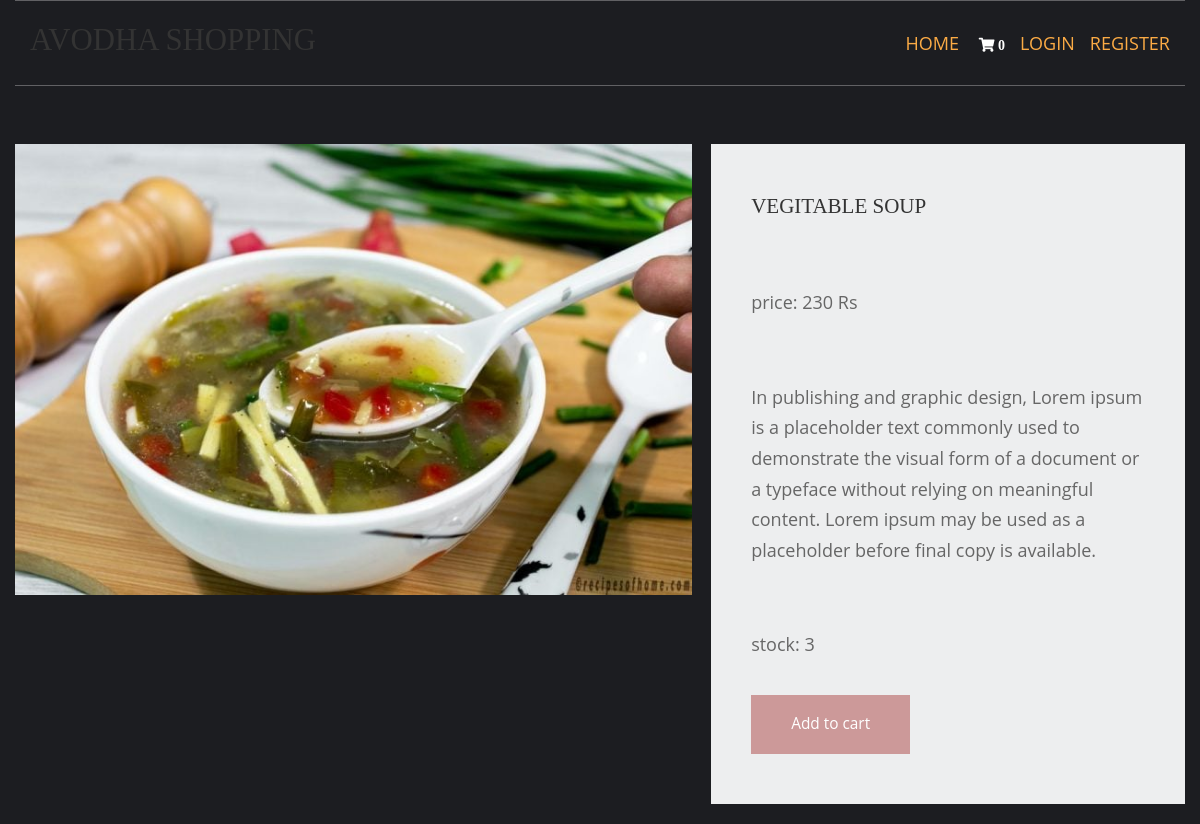
The page /vegitable-recipe/vegitable-soup on the database its author committed.
### shop/models.py (models this page shows, shortened)
class products(models.Model):
    name=models.CharField(max_length=250,unique=True)
    slug=models.SlugField(max_length=250,unique=True)
    img=models.ImageField(upload_to='product')
    desc=models.TextField()
    stock=models.IntegerField()
    avaliable=models.BooleanField()
    price=models.IntegerField()
    category=models.ForeignKey(categ,on_delete=models.CASCADE)

### shop/views.py (the view)
# urls.py: path('<slug:c_slug>/<slug:product_slug>',views.prodDetails,name="details"),
def prodDetails(request,c_slug,product_slug):
    try:
        prod=products.objects.get(category__slug=c_slug,slug=product_slug)
    except Exception as e:
        raise e
    return render(request,'item.html',{'pr':prod})

### cart/context_processor.py (called while the page is built)
def count(request):
    item_count=0
    if 'admin' in request.path:
        return{}
    else:
        try:
            ct=cartlist.objects.filter(cart_id=c_id(request))
            cti=items.objects.all().filter(cart=ct[:1])
            for c in cti:
                item_count += c.quan
        except cartlist.DoesNotExist:
            item_count=0
        return dict(itc=item_count)

### cart/views.py (called while the page is built)
def c_id(request):
    ct_id=request.session.session_key
    if not ct_id:
        ct_id=request.session.create()
    return ct_id

### templates/item.html (shortened to what this page needs)
{% extends 'base.html' %}
{% block content %}
{% load static %}
<html lang="en">
<head>
    <link href="{% static 'pr/fontawesome/css/all.min.css' %}" rel="stylesheet" />
    <link href="{% static 'pr/css/templatemo-comparto.css' %}" rel="stylesheet" />
</head>
<body>
    <br><br>
        <section class="tm-mb-1" id="about">
            <div class="tm-row tm-about-row">
                <div class="tm-section-1-l">
                    <img src="{{pr.img.url}}" alt="About image" class="tm-img-responsive">
                </div>
                <article class="tm-section-1-r tm-bg-color-8">
                    <h2 class="tm-mb-2 tm-title-color">{{pr.name}}</h2><br>
                    <p>price: {{pr.price}} Rs</p><br>
                    <p>{{pr.desc}}</p><br>
                    <p>stock: {{pr.stock}}</p>
                  {% if pr.stock > 0 %}
                    <a href="{% url 'addcart' pr.id %}" class="tm-btn tm-btn-1 tm-link-to-services">Add to cart</a>
                  {% else %}
                    <h1 style="color:red">Sorry, no stock left</h1>
                   {% endif %}
                </article>
            </div>
        </section>
</body>
</html>
{% endblock %}

### static/hm/layout/styles/layout.css (style rules this page uses)
*, *::before, *::after { transition:all .3s ease-in-out; }
body { color:#A5A6AA; background-color:#1C1D21; }
a { color:#FBAB45; }

### static/pr/css/templatemo-comparto.css (style rules this page uses)
*, *::before, *::after { box-sizing: border-box; outline: none; }
ul, h1, h2, h3, h4, p, figure { padding: 0; margin: 0; }
body { font-family: 'Open Sans', Arial, sans-serif; font-size: 18px; overflow-x: hidden; padding-left: 15px; padding-right: 15px; margin: 0; }
h2 { font-size: 1.5rem; }
a { transition: all 0.3s ease; text-decoration: none; }
p { color: #666; line-height: 1.7; margin-bottom: 35px; }
h1, h2, h3, h4, h5, h6 { color: #333; }
.tm-mb-1 { margin-bottom: 20px; }
.tm-mb-2 { margin-bottom: 40px; }
.tm-bg-color-8 { background-color: #EDEEEF; }
.tm-img-responsive { max-width: 100%; height: auto; }
.tm-section-1-l { width: 57.85%; margin-right: 1.65%; }
.tm-section-1-r { padding: 50px 40px; width: 40.5%; }
.tm-row { display: flex; }
.tm-btn { display: inline-block; padding: 15px 40px; font-size: 1.1rem; border: none; background-color: #CC9999; color: white; }
a { color: #666; }

### static/hm/layout/styles/framework.css (style rules this page uses)
html { overflow-y:scroll; overflow-x:hidden; }
html, body { margin:0; padding:0; font-size:14px; line-height:1.6em; }
*, *::before, *::after { box-sizing:border-box; }
a { outline:none; text-decoration:none; }
img { width:auto; max-width:100%; height:auto; margin:0; padding:0; border:none; line-height:normal; vertical-align:middle; }
body, input, textarea, select { font-family:Verdana, Geneva, sans-serif; }
h1, h2, h3, h4, h5, h6, .heading { font-family:Georgia, "Times New Roman", Times, serif; }
::placeholder { opacity:1; }
h1, h2, h3, h4, h5, h6, .heading { margin:0 0 20px 0; font-size:1.4rem; line-height:normal; font-weight:normal; text-transform:uppercase; }
address, article, aside, figcaption, figure, footer, header, main, nav, section { display:block; margin:0; padding:0; }

### rows shown on the page
products: img (picture), name "VEGITABLE SOUP", price "230", desc "In publishing and graphic design, Lorem ipsum is a placeholder text commonly used to demonstrate the visual form of a document or a typeface without relying on meaningful content. Lorem ipsum may be used as a placeholder before final copy is available.", stock "3"

### other values the page prints
{{ itc }} "0"
